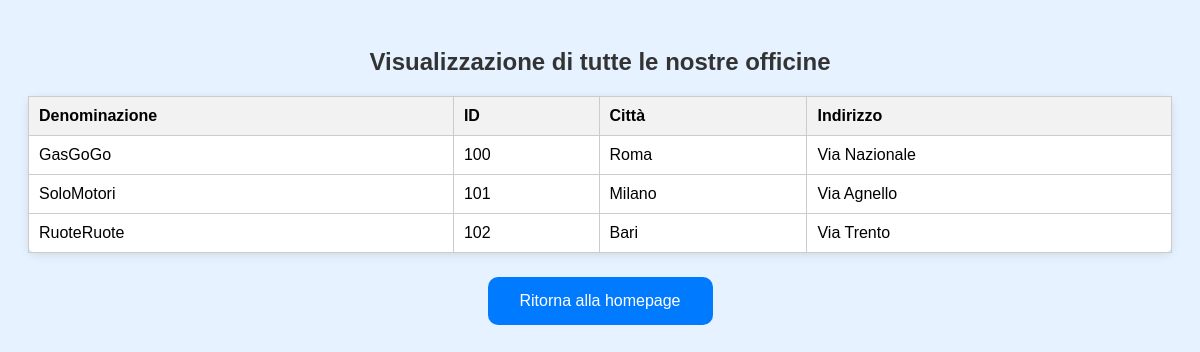
The page /VisualizzazioneOfficine.php on the database its author committed.
### tables this page shows
CREATE TABLE `officina` (
  `id_officina` int(3) NOT NULL,
  `denominazione` varchar(30) NOT NULL,
  `citta` varchar(30) NOT NULL,
  `indirizzo` varchar(30) NOT NULL
);

### VisualizzazioneOfficine.php (the view, shortened to what this page needs)
<!DOCTYPE html>
<html>
<head>
</head>
<body>
<h2>Visualizzazione di tutte le nostre officine</h2>
<?php
$servername = "localhost";
$username = "root";
$password = "";
$dbname = "delregno2014";
$conn = new mysqli($servername, $username, $password, $dbname);
$sql = "SELECT * FROM officina";
$result = $conn->query($sql);
if ($result->num_rows > 0) {
    echo "<table>";
    echo "<tr><th>Denominazione</th><th>ID</th><th>Città</th><th>Indirizzo</th></tr>";
    while ($row = $result->fetch_assoc()) {
        echo "<tr>";
		echo "<td>" . $row['denominazione'] . "</td>";
        echo "<td>" . $row['id_officina'] . "</td>";
        echo "<td>" . $row['citta'] . "</td>";
        echo "<td>" . $row['indirizzo'] . "</td>";
        echo "</tr>";
    }
    echo "</table>";
} else {
    echo "Nessuna officina trovata";
}
?>
<button onclick="window.location.href = 'DelRegnoHomePage.html';">Ritorna alla homepage</button>
</body>
</html>

### VisualizzazioneOfficine.php (style rules this page uses)
body { font-family: Arial, sans-serif; text-align: center; background-color: #e6f2ff; padding: 20px; }
h2 { color: #333; }
table { border-collapse: collapse; width: 100%; background-color: #fff; border-radius: 8px; box-shadow: 0 2px 10px rgba(0, 0, 0, 0.1); margin-bottom: 20px; }
th, td { border: 1px solid #ccc; padding: 10px; text-align: left; }
th { background-color: #f2f2f2; }
button { background-color: #007bff; border: none; color: white; padding: 15px 32px; text-align: center; text-decoration: none; display: inline-block; font-size: 16px; margin: 4px 2px; cursor: pointer; border-radius: 10px; }

### rows shown on the page
officina: denominazione "GasGoGo", id_officina "100", citta "Roma", indirizzo "Via Nazionale"
officina: denominazione "SoloMotori", id_officina "101", citta "Milano", indirizzo "Via Agnello"
officina: denominazione "RuoteRuote", id_officina "102", citta "Bari", indirizzo "Via Trento"
